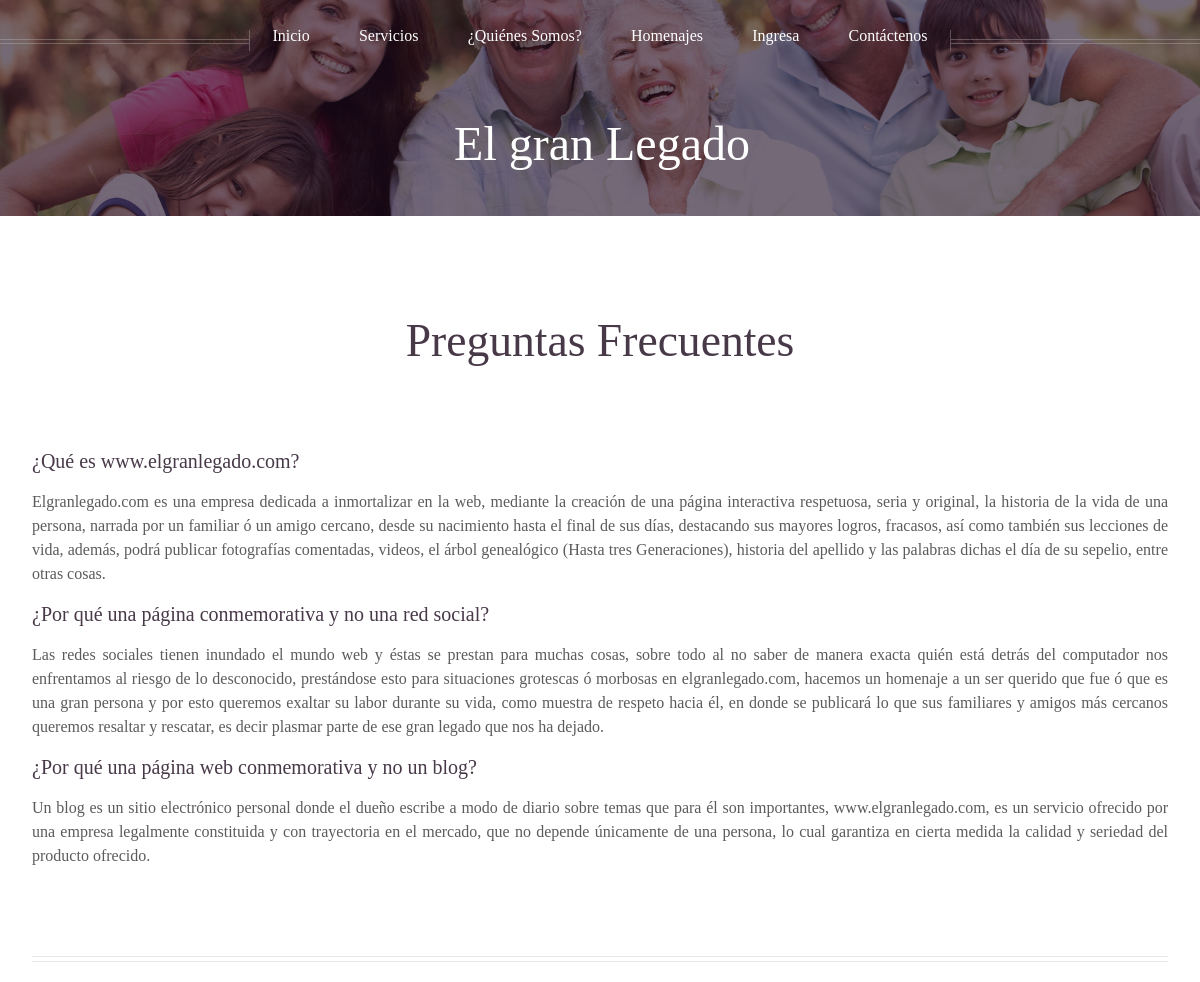
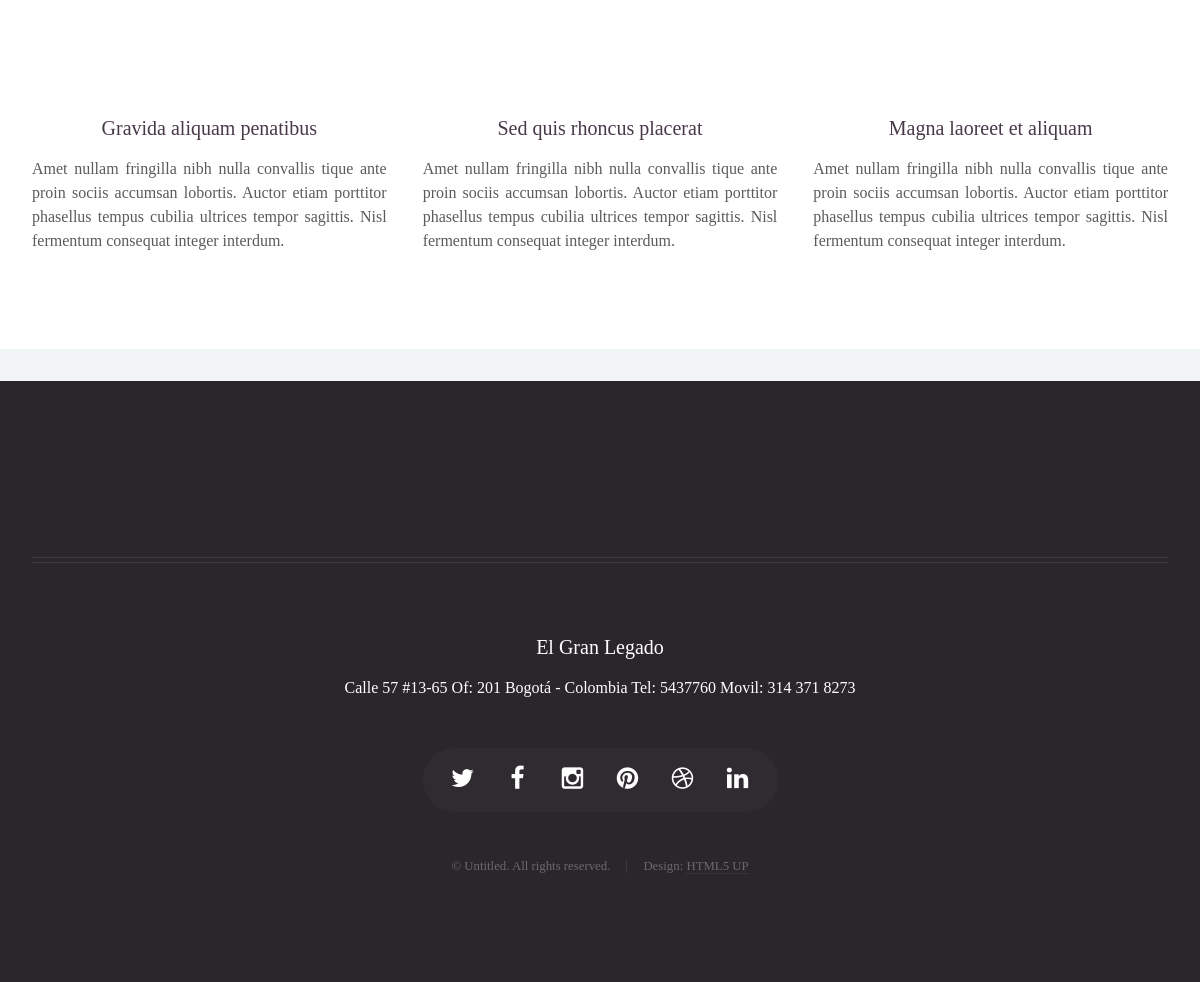
Screenshot of /preguntas/ with the database file from the repository (2 pictures, top to bottom).
### legado/models.py (models this page shows, shortened)
class PreguntasFrecuentes(models.Model):
    pregunta = models.CharField(max_length=100, verbose_name='Pregunta')
    respuesta = RichTextField( verbose_name='Respuesta')

### legado/views.py (the view)
# urls.py: url(r'^preguntas/', 'PreguntasIndex', name='preguntas'),
def PreguntasIndex(request):
    preguntas = PreguntasFrecuentes.objects.all()
    return render_to_response('preguntas-frecuentes.html', locals(), context_instance=RequestContext(request))

### legado/context_processors.py (called while the page is built)
def mostrarfrase(request):
    return {'frase':choice(frases)}

### legado/templates/preguntas-frecuentes.html (shortened to what this page needs)
{%extends "base.html"%}
{% block Content %}
	<body class="no-sidebar">
		<div id="page-wrapper">
				<div id="header" >
						<div class="inner">
							<header>
								<h1><a href="{% url "inicio" %}" id="logo">El gran Legado</a></h1>
							</header>
						</div>
					{% include 'menu.html' %}
				</div>
				<div class="wrapper style1">
					<div class="container">
						<article id="main" class="special">
							<header>
								<h2><a href="{% url "preguntas" %}">Preguntas Frecuentes</a></h2>
							</header>
                            {% load static from staticfiles %}
							<section>
								{% for item in preguntas %}
                                <header>
									<h3>{{ item.pregunta }}</h3>
								</header>
								<p>
								{{ item.respuesta | safe  }}
								</p>
                                {% endfor %}
							</section>
						</article>
						<hr />
						<div class="row">
							<article class="4u 12u(mobile) special">
								<header>
									<h3><a href="#">Gravida aliquam penatibus</a></h3>
								</header>
								<p>
									Amet nullam fringilla nibh nulla convallis tique ante proin sociis accumsan lobortis. Auctor etiam
									porttitor phasellus tempus cubilia ultrices tempor sagittis. Nisl fermentum consequat integer interdum.
								</p>
							</article>
							<article class="4u 12u(mobile) special">
								<header>
									<h3><a href="#">Sed quis rhoncus placerat</a></h3>
								</header>
								<p>
									Amet nullam fringilla nibh nulla convallis tique ante proin sociis accumsan lobortis. Auctor etiam
									porttitor phasellus tempus cubilia ultrices tempor sagittis. Nisl fermentum consequat integer interdum.
								</p>
							</article>
							<article class="4u 12u(mobile) special">
								<header>
									<h3><a href="#">Magna laoreet et aliquam</a></h3>
								</header>
								<p>
									Amet nullam fringilla nibh nulla convallis tique ante proin sociis accumsan lobortis. Auctor etiam
									porttitor phasellus tempus cubilia ultrices tempor sagittis. Nisl fermentum consequat integer interdum.
								</p>
							</article>
						</div>
					</div>
				</div>
		</div>
	</body>
{% endblock Content %}

### rows the page displays
PreguntasFrecuentes: pregunta "¿Qué es www.elgranlegado.com?", respuesta "Elgranlegado.com es una empresa dedicada a inmortalizar en la web, mediante la creación de una página interactiva respetuosa, seria y original, la historia de la vida de una persona, narrada por un familiar ó un amigo cercano, desde su nacimiento hasta el final de sus días, destacando sus mayores logros, fracasos, así como también sus lecciones de vida, además, podrá publicar fotografías comentadas, videos, el árbol genealógico (Hasta tres Generaciones), historia del apellido y las palabras dichas el día de su sepelio, entre otras cosas."
PreguntasFrecuentes: pregunta "¿Por qué una página conmemorativa y no una red social?", respuesta "Las redes sociales tienen inundado el mundo web y éstas se prestan para muchas cosas, sobre todo al no saber de manera exacta quién está detrás del computador nos enfrentamos al riesgo de lo desconocido, prestándose esto para situaciones grotescas ó morbosas en elgranlegado.com, hacemos un homenaje a un ser querido que fue ó que es una gran persona y por esto queremos exaltar su labor durante su vida, como muestra de respeto hacia él, en donde se publicará lo que sus familiares y amigos más cercanos queremos resaltar y rescatar, es decir plasmar parte de ese gran legado que nos ha dejado."
PreguntasFrecuentes: pregunta "¿Por qué una página web conmemorativa y no un blog?", respuesta "Un blog es un sitio electrónico personal donde el dueño escribe a modo de diario sobre temas que para él son importantes, www.elgranlegado.com, es un servicio ofrecido por una empresa legalmente constituida y con trayectoria en el mercado, que no depende únicamente de una persona, lo cual garantiza en cierta medida la calidad y seriedad del producto ofrecido."
